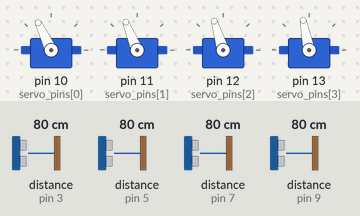
Recording of a sketch running on a simulated Arduino Mega 2560, built with avr-gcc and run on an emulated ATmega2560. On the bench: 4 × servo. The inputs (shaded band) are chosen by the test bench; at power-on: distance to the obstacle (sensors on pin 3, pin 5, pin 7, pin 9) 80 cm. The echo pulse lasts 58.3 µs per cm.

Above: at 1.2 s.
1.3 s: distance to the obstacle (sensor on pin 3) set to 2 cm
4.3 s: distance to the obstacle (sensor on pin 5) set to 91 cm
At 4.69 s:
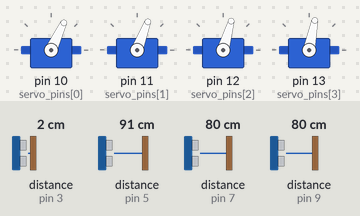
7.3 s: distance to the obstacle (sensor on pin 7) set to 120 cm
At 7.72 s:
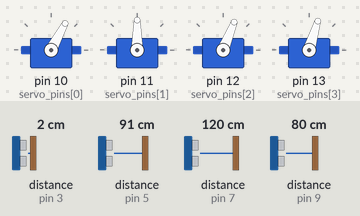
10.3 s: distance to the obstacle (sensor on pin 9) set to 91 cm
At 11.41 s:
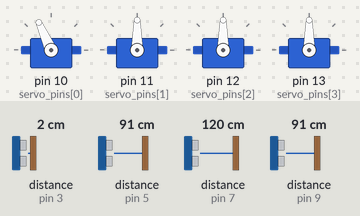
13.3 s: distance to the obstacle (sensor on pin 5) set to 2 cm
At 14.04 s:
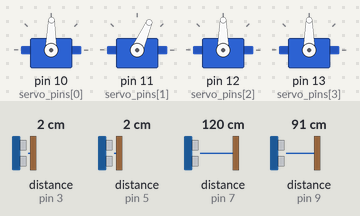
16.3 s: distance to the obstacle (sensor on pin 3) set to 120 cm
Timing chart, 0 to 20.3 s (numbered marks = the images above; inputs shaded):
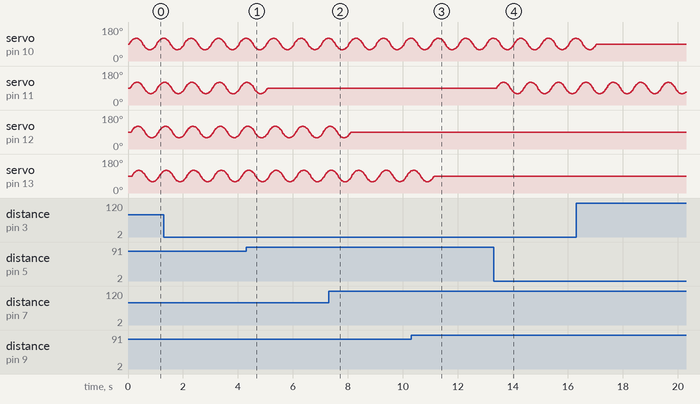

The sketch:

ultrasonic_to_waves.ino
```cpp
// Based on the "15 Sensors Example Sketch":  https://bitbucket.org/teckel12/arduino-new-ping/wiki/Help%20with%2015%20Sensors%20Example%20Sketch

#include <NewPing.h>
#include <Servo.h>

#define SENSOR_ACTUATOR_COUNT 4

#define SENSOR_ACTUATOR_COUNT_MAX 4
#if (SENSOR_ACTUATOR_COUNT < 1) || (SENSOR_ACTUATOR_COUNT >SENSOR_ACTUATOR_COUNT_MAX)
#error "Invalid SENSOR_ACTUATOR_COUNT not between 1 and SENSOR_ACTUATOR_COUNT_MAX"
#endif

// change these settings to change wave shape:
#define SERVO_CENTER_ANGLE 90L
#define SERVO_ANGLE_AMPLITUDE 30L
#define SERVO_PERIOD_ms 1000L

#define TRIGGER_DISTANCE_cm 90

#define SONAR_NUM     SENSOR_ACTUATOR_COUNT // Number of sensors.
#define MAX_DISTANCE_cm 150 // Maximum distance in cm to be allowed to be detected ( will return MAX_DISTANCE_cm + 1 in case distance too long and MAX_DISTANCE_cm +2 in case of timeout)
#define PING_INTERVAL_ms 33 // Milliseconds between sensor pings (29ms is about the min to avoid cross-sensor echo).
#define SONAR_ERROR_TOO_FAR_cm (MAX_DISTANCE_cm+1)
#define SONAR_ERROR_TOO_FAR_us (SONAR_ERROR_TOO_FAR_cm * US_ROUNDTRIP_CM)//simplifies processing of distance
#define SONAR_ERROR_NO_ECHO_cm (MAX_DISTANCE_cm+2)

#define SERVO_COUNT SENSOR_ACTUATOR_COUNT
#define SERVO_PERIOD_DIV2_ms (SERVO_PERIOD_ms/2)
#define SERVO_PERIOD_DIV4_ms (SERVO_PERIOD_ms/4)

#define MEASUREMENT_STARTUP_DELAY_ms 0//100


//#define PRINT_SENSORS
//#define PRINT_SERVOS

static NewPing sonar[SENSOR_ACTUATOR_COUNT_MAX] = {     // Sensor object array.
  NewPing(2, 3, MAX_DISTANCE_cm), // Each sensor's trigger pin, echo pin, and max distance to ping.
  NewPing(4, 5, MAX_DISTANCE_cm),
  NewPing(6, 7, MAX_DISTANCE_cm),
  NewPing(8, 9, MAX_DISTANCE_cm)
};

static const int servo_pins[SENSOR_ACTUATOR_COUNT_MAX] = {10,11,12,13};


//static volatile bool busy[SONAR_NUM];
static volatile bool busy;
static uint8_t current_sensor_index = 0;          // Keeps track of which sensor is active.
static volatile uint32_t received_echo_us;

static void sonar_echo_callback();

// approximate sine wave with a x squared
static int16_t squared_sine(int32_t dt_ms){
    int32_t y;

    if(dt_ms < SERVO_PERIOD_DIV2_ms){
      y = SERVO_ANGLE_AMPLITUDE - SERVO_ANGLE_AMPLITUDE*(dt_ms-SERVO_PERIOD_DIV4_ms)*(dt_ms-SERVO_PERIOD_DIV4_ms)/(SERVO_PERIOD_DIV4_ms*SERVO_PERIOD_DIV4_ms);
    }
    else{
      dt_ms -= SERVO_PERIOD_DIV2_ms;
      y = -SERVO_ANGLE_AMPLITUDE + SERVO_ANGLE_AMPLITUDE*(dt_ms-SERVO_PERIOD_DIV4_ms)*(dt_ms-SERVO_PERIOD_DIV4_ms)/(SERVO_PERIOD_DIV4_ms*SERVO_PERIOD_DIV4_ms);
    }

    y += SERVO_CENTER_ANGLE;

    return y;
}


void setup() {
  Serial.begin(115200);
}


static void print_sensors(const uint16_t* distance_cm, bool print_line = true) {
  for (uint8_t i = 0; i < SONAR_NUM; i++) {
    Serial.print(distance_cm[i]);
    Serial.print(",");
  }
  if(print_line){
    Serial.println();
  }
}

static void print_servos(const int* servo_angles, bool print_line = true) {

  for (uint8_t i = 0; i < SERVO_COUNT; i++) {
    Serial.print(servo_angles[i]);
    Serial.print(",");
  }
  if(print_line){
    Serial.println();
  }
}


void loop() {

  static bool first_time = true; // avoid using setup so less global variables can be used

  static Servo servos[SERVO_COUNT];  // create servo object to control a servo
  static bool distance_triggered[SERVO_COUNT]={false};
  static uint16_t servo_t0[SERVO_COUNT];
  int servo_angles[SERVO_COUNT];    // variable to store the servo position
  static uint16_t sonar_result_check_timer_ms;

  static uint16_t distance_cm[SONAR_NUM];         // Where the ping distances are stored.

  uint16_t t_ms = millis();

  //local setup
  if(first_time){
    first_time = false;

    for(int i=0;i<SERVO_COUNT;++i){
      servos[i].attach(servo_pins[i]);
      servo_angles[i] = SERVO_CENTER_ANGLE;
      servos[i].write(servo_angles[i]);
    }

    for(int i=0;i<SONAR_NUM;++i){
      distance_cm[i] = SONAR_ERROR_NO_ECHO_cm;
    }

    #if MEASUREMENT_STARTUP_DELAY_ms >0
      delay(MEASUREMENT_STARTUP_DELAY_ms);
      t_ms = millis();
    #endif

    sonar_result_check_timer_ms = t_ms + PING_INTERVAL_ms;
    busy = true;
    //busy[current_sensor_index] = true;
    sonar[0].ping_timer(sonar_echo_callback);//start first measurement

  }


  //read sensors:

  int16_t dt_ms = t_ms - sonar_result_check_timer_ms; // use dt variable to account for overflow

  bool sonar_timer_triggered = dt_ms>0;

  if(sonar_timer_triggered){
    sonar_result_check_timer_ms += PING_INTERVAL_ms;

    sonar[current_sensor_index].timer_stop();//stop previous sensor, prevents racing condition
    if(busy){ // measurement failed, no echo received
      distance_cm[current_sensor_index] = SONAR_ERROR_NO_ECHO_cm;
    }
    else{//an echo pulse is received, measurement succeeded, calculate distance
      distance_cm[current_sensor_index] = received_echo_us/ US_ROUNDTRIP_CM;
    }

    current_sensor_index = (current_sensor_index+1) %SONAR_NUM; //next sensor
    //busy[current_sensor_index] = true;
    busy = true;
    sonar[current_sensor_index].ping_timer(sonar_echo_callback);//start measurement
  }


  //process inputs, determine outputs:

  //
  for(int i=0;i<SERVO_COUNT;++i){
    uint16_t servo_dt = t_ms-servo_t0[i];
    if(distance_cm[i] < TRIGGER_DISTANCE_cm){ //trigger level reached
      if(!distance_triggered[i]){ // new trigger
        distance_triggered[i] = true;
        servo_t0[i] = t_ms;//now = t0
        servo_dt = 0;
      }
      else{//old trigger
        //prevent overflow
        if(servo_dt >= SERVO_PERIOD_ms){
            servo_t0[i] += SERVO_PERIOD_ms;
            servo_dt = t_ms-servo_t0[i];
        }
      }
    }
    else{
      if(distance_triggered[i]){
        //only stop at whole period
        if(servo_dt >= SERVO_PERIOD_ms){
          distance_triggered[i] = false;
        }
      }
    }

    if(distance_triggered[i]){
      servo_angles[i] = squared_sine(servo_dt);
    }
    else{
      servo_angles[i] = SERVO_CENTER_ANGLE;
    }
  }


  for(int i=0;i<SERVO_COUNT;++i){
    servos[i].write(servo_angles[i]);
  }

  //print stuff:

  #ifdef PRINT_SENSORS
    #ifdef PRINT_SERVOS
        print_sensors(distance_cm,false);
    #else
    if( sonar_timer_triggered && (current_sensor_index == 0) ){  // print every full sensor cycle
        print_sensors(distance_cm);
    }
    #endif
  #endif

  #ifdef PRINT_SERVOS
    print_servos(servo_angles);
  #endif
}

//this callback is called if an echo pulse is received:
static void sonar_echo_callback() {

  //check timer and read value (has to be read in callback or it doesn't work! So not possible to use flag alone to signal finished measurement)
  if(sonar[current_sensor_index].check_timer()){  //distance <= MAX_DISTANCE_cm
    received_echo_us = sonar[current_sensor_index].ping_result;
  }
  else{
    received_echo_us = SONAR_ERROR_TOO_FAR_us;
  }

  // no longer busy, allows checking for timeouts in case no echo was detected:
  //busy[current_sensor_index] = false;
  busy = false;
}
```

Measured:
- the behaviour switches between 87 and 88 cm on distance to the obstacle (sensor on pin 5) (found by bisection; images 0 and 1)
- the behaviour switches between 87 and 88 cm on distance to the obstacle (sensor on pin 9) (found by bisection; images 2 and 3)
- after the input at 4.3 s, servo on pin 11 (servo_pins[1]): goes on until 5.1 s, then stays 90°
- after the input at 7.3 s, servo on pin 12 (servo_pins[2]): goes on until 8.1 s, then stays 90°
- after the input at 10.3 s, servo on pin 13 (servo_pins[3]): goes on until 11.1 s, then stays 90°
